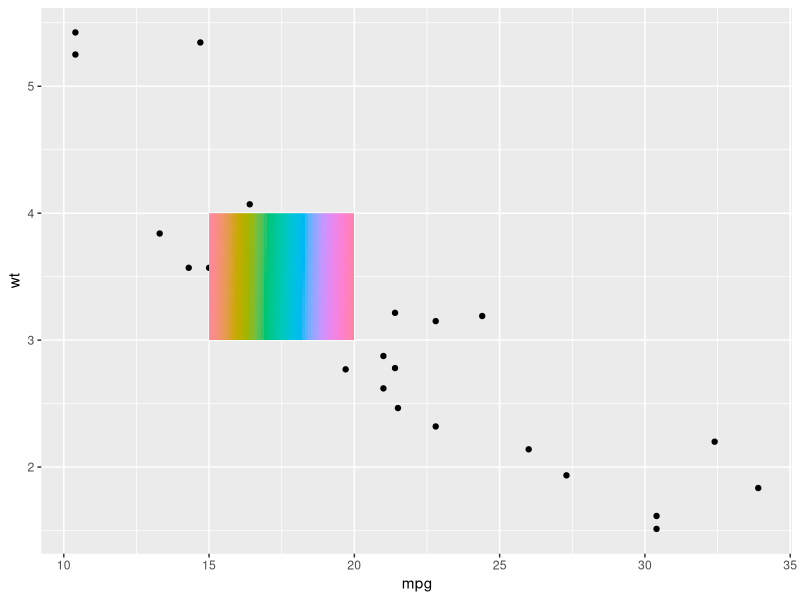
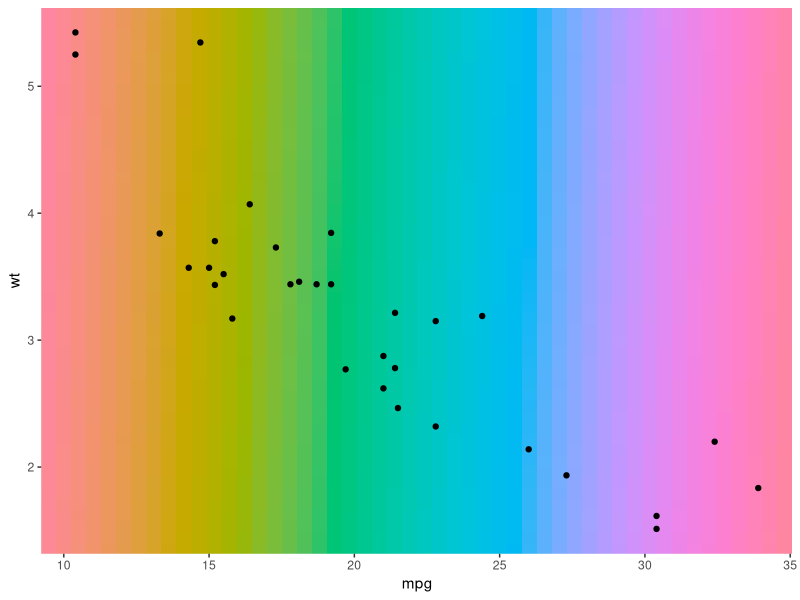
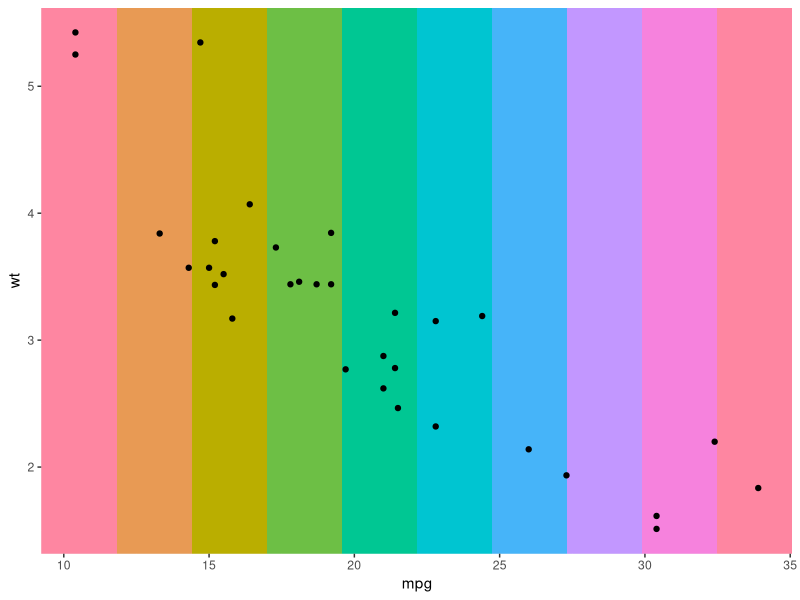
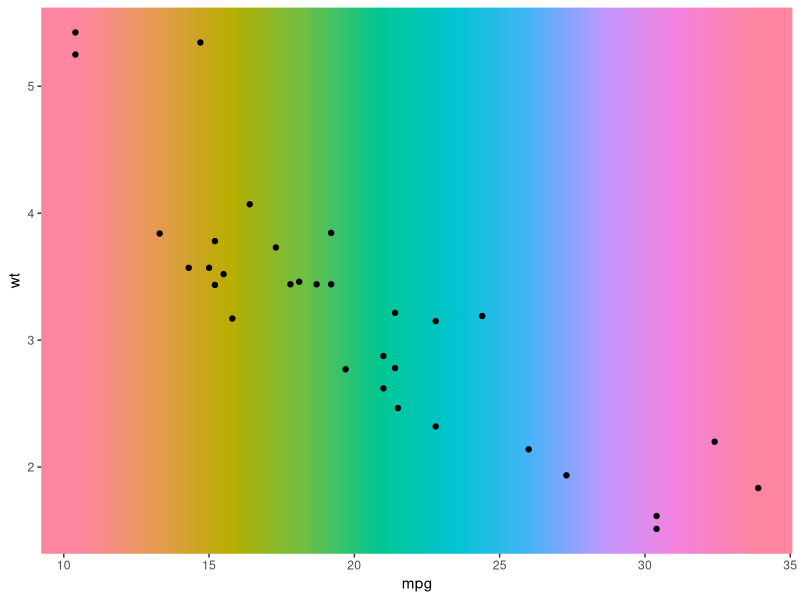

The R source for these figures, in order:
library(ggplot2)


### Name: annotation_raster
### Title: Annotation: high-performance rectangular tiling
### Aliases: annotation_raster

### ** Examples

# Generate data
rainbow <- matrix(hcl(seq(0, 360, length.out = 50 * 50), 80, 70), nrow = 50)
ggplot(mtcars, aes(mpg, wt)) +
  geom_point() +
  annotation_raster(rainbow, 15, 20, 3, 4)
# To fill up whole plot
ggplot(mtcars, aes(mpg, wt)) +
  annotation_raster(rainbow, -Inf, Inf, -Inf, Inf) +
  geom_point()

rainbow2 <- matrix(hcl(seq(0, 360, length.out = 10), 80, 70), nrow = 1)
ggplot(mtcars, aes(mpg, wt)) +
  annotation_raster(rainbow2, -Inf, Inf, -Inf, Inf) +
  geom_point()
rainbow2 <- matrix(hcl(seq(0, 360, length.out = 10), 80, 70), nrow = 1)
ggplot(mtcars, aes(mpg, wt)) +
  annotation_raster(rainbow2, -Inf, Inf, -Inf, Inf, interpolate = TRUE) +
  geom_point()
